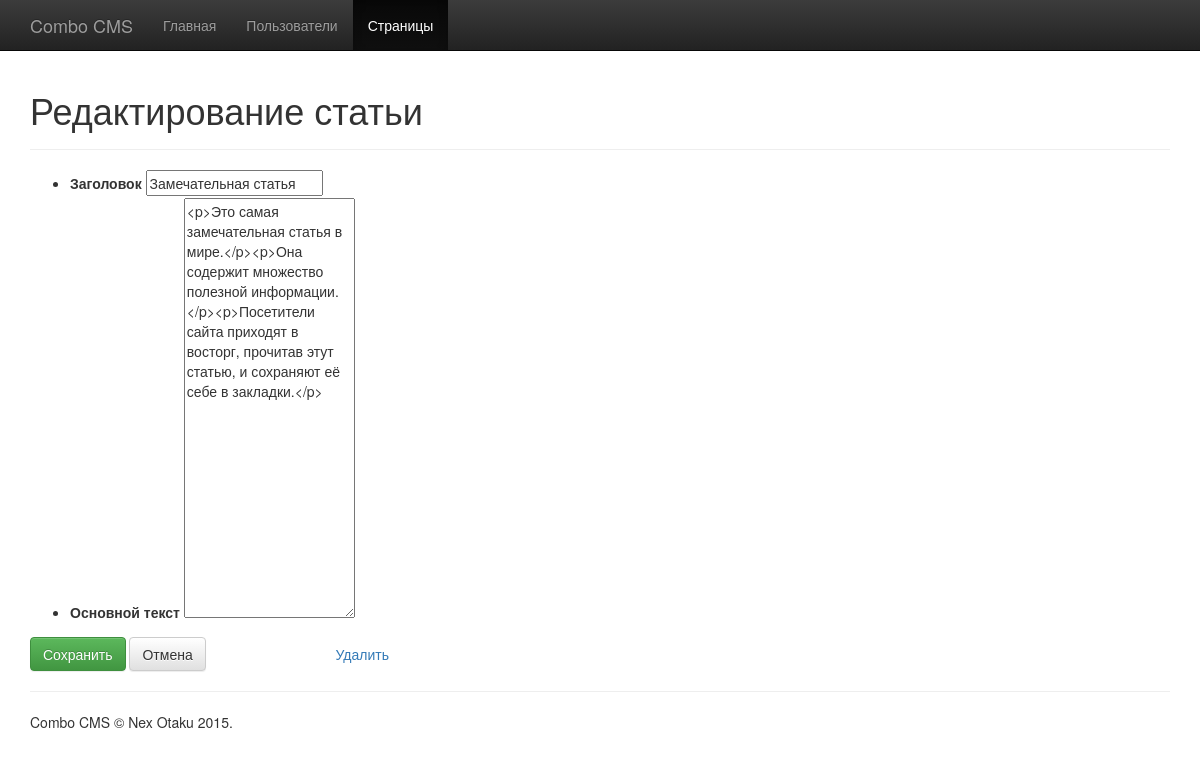
The page /editArticle/9 (signed in) on the database as committed earlier.
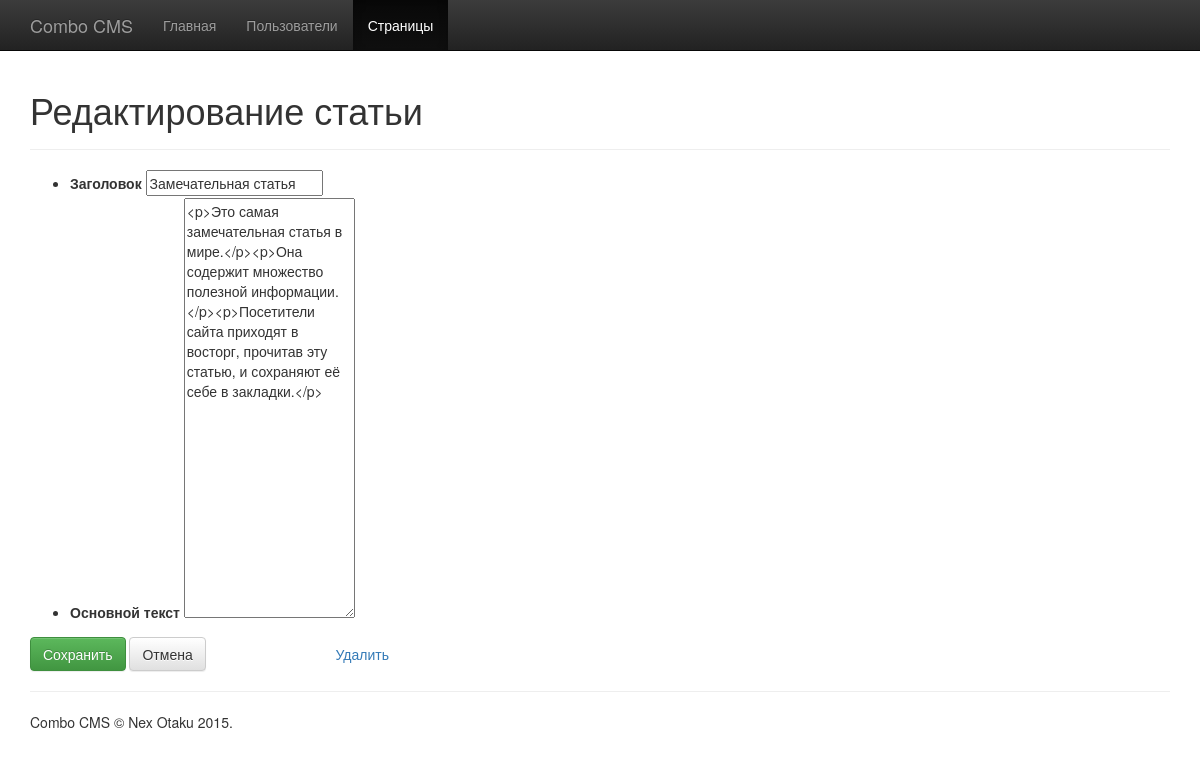
The same page on the database as committed later.
### tables this page shows
CREATE TABLE IF NOT EXISTS `articles` (
  `id` int(10) unsigned NOT NULL AUTO_INCREMENT,
  `title` varchar(255) NOT NULL,
  `content` text NOT NULL,
  PRIMARY KEY (`id`)
);

### library/classes/Route.php (called while the page is built, shortened)
<?php
class Route {
    public $params;
    public function __construct($action, array $params) {
        $this->action = $action;
        $this->params = $params;
    }
    public static function getUrl($action = '', array $values = array()) {
        $url = '/';
        if (!empty($action)) {
            $route = Route::getRouteForAction($action);
            $url .= $action;
            $route->validateParams($values, true);
            if (!empty($route->params)) {
                foreach ($route->params as $option) {
                    $url .= '/' . $values[$option];
                }
            }
        }
        return $url;
    }
    private static $routeList = null;
    public static function getRouteList() {
        if (Route::$routeList === null) {
            $list = array();
            $list[] = new Route(
                    "login",
                    array()
                    );
            $list[] = new Route(
                    "logout",
                    array()
                    );
            $list[] = new Route(
                    "newArticle",
                    array()
                    );
            $list[] = new Route(
                    "editArticle",
                    array('articleId')
                    );
            $list[] = new Route(
                    "deleteArticle",
                    array('articleId')
                    );
            $list[] = new Route(
                    "viewArticle",
                    array('articleId')
                    );
            $list[] = new Route(
                    "archive",
                    array()
                    );
            $list[] = new Route(
                    "newUser",
                    array()
                    );
            $list[] = new Route(
                    "editUser",
                    array('userId')
                    );
            $list[] = new Route(
                    "deleteUser",
                    array('userId')
                    );
            $list[] = new Route(
                    "viewUser",
                    array('userId')
                    );
            $list[] = new Route(
                    "users",
                    array()
                    );
            Route::$routeList = $list;
        }
        return Route::$routeList;
    }
    public static function getRouteForAction($action) {
        $list = Route::getRouteList();
        foreach ($list as $route) {
            if ($route->action == $action) {
                return clone $route;
            }
        }
        return null;
    }
    public static function getCurrentRoute() {
        $uri = urldecode($_SERVER[ "REQUEST_URI" ]);
        $uri = ltrim($uri, '/');
        $uriSplitted = explode('#', $uri);
        $uri = $uriSplitted[0];
        $uriSplitted = explode('?', $uri);
        $uri = $uriSplitted[0];
        $uriSplitted = explode('/', $uri);
        $action = array_shift($uriSplitted);
        $userValues = $uriSplitted;
        $currentRoute = Route::getRouteForAction($action);
        $currentRoute->validateParams($userValues, false);
        if (!empty($currentRoute->params)) {
            $i = 0;
            foreach ($currentRoute->params as $option) {
                $currentRoute->values[$option] = $userValues[$i];
                $i++;
            }
        }
        return $currentRoute;
    }
    private function validateParams(array $userParams, $checkNames = true) {
        $originalParamsCount = empty($this->params) ? 0 : count($this->params);
        $userParamsCount = empty($userParams) ? 0 : count($userParams);
        if (!$checkNames) {
            return;
        }
    }
}

### library/classes/User.php (called while the page is built, shortened)
<?php
class User {
    public static function get() {
        $user = isset($_SESSION['user']) ? $_SESSION['user'] : new User();
        return $user;
    }
    public static function isLoggedIn() {
        return !empty(User::get()->username);
    }
}

### library/classes/Menu.php (called while the page is built, shortened)
<?php
class Menu {
    private $actions;
    private $baseAction;
    public function __construct($label, array $actions = array(), $baseAction) {
        $this->label = $label;
        $this->actions = $actions;
        $this->baseAction = $baseAction;
    }
    private static $menuList = null;
    public static function getMenuList() {
        if (Menu::$menuList === null) {
            $list = array();
            $list[] = new Menu(
                    "Главная",
                    array(''),
                    ''
                    );
            $list[] = new Menu(
                    "Пользователи",
                    array('users'),
                    'users'
                    );
            $list[] = new Menu(
                    "Страницы",
                    array('archive', 'newArticle', 'editArticle', 'deleteArticle', 'viewArticle'),
                    'archive'
                    );
            Menu::$menuList = $list;
        }
        return Menu::$menuList;
    }
    public function isSelected() {
        $pageAction = Route::getCurrentRoute()->action;
        foreach ($this->actions as $action) {
            if ($pageAction == $action) {
                return true;
            }
        }
        return false;
    }
    public function getUrl() {
        return Route::getUrl($this->baseAction);
    }
}

### library/classes/Article.php (called while the page is built, shortened)
<?php
class Article {
    private $title = null;
    public function __construct($data = array()) {
        if (isset($data['id']))
            $this->id = (int) $data['id'];
        if (isset($data['title']))
            $this->title = $data['title'];
        if (isset($data['content']))
            $this->content = $data['content'];
    }
    public static function getById($id) {
        $db = Db::get();
        $sql = "SELECT * FROM articles WHERE id = :id";
        $st = $db->prepare($sql);
        $st->bindValue(":id", $id, PDO::PARAM_INT);
        $st->execute();
        $row = $st->fetch();
        if ($row) {
            return new Article($row);
        }
    }
    public function getTitle() {
        return htmlspecialchars($this->title);
    }
}

### library/templates/admin/editArticle.php (the view, shortened to what this page needs)
<?php include TEMPLATE_PATH . "/include/header.php" ?>
<form action="<?= Route::getUrl($results['formAction'], $results['formActionParams']) ?>" method="post">
    <ul>
        <li>
            <label for="title">Заголовок</label>
            <input type="text" name="title" id="title" placeholder="Название статьи" required autofocus maxlength="255" value="<?php echo $results['article']->getTitle() ?>" />
        </li>
        <li>
            <label for="content">Основной текст</label>
            <textarea name="content" id="content" placeholder="Содержимое статьи" required maxlength="100000" style="height: 30em;"><?php echo htmlspecialchars($results['article']->content) ?></textarea>
        </li>
    </ul>
    <div class="row">
        <div class="col-md-3">
            <div>
                <button class="btn btn-success" type="submit" name="saveChanges">Сохранить</button>
                <button class="btn btn-default" type="submit" formnovalidate name="cancel">Отмена</button>
            </div>
        </div>
        <div class="col-md-2">
            <div>
                <?php if ($results['article']->id) { ?>
                    <a class="btn btn-link" href="<?= Route::getUrl('deleteArticle', array('articleId' => $results['article']->id)) ?>" onclick="return confirm('Вы уверены, что хотите удалить статью?')">Удалить</a>
                <?php } ?>
            </div>
        </div>
    </div>
</form>
<?php
include TEMPLATE_PATH . "/include/footer.php";

### www/index.php (shortened to what this page needs)
<?php
$route = Route::getCurrentRoute();
$action = $route->action;
switch ($action) {
    case 'editArticle':
        editArticle();
        break;
}
function editArticle() {
    $results = array();
    $results['pageTitle'] = "Редактирование статьи";
    $route = Route::getCurrentRoute();
    $results['formAction'] = $route->action;
    $results['formActionParams'] = $route->values;
    if (isset($_POST['saveChanges'])) {
        if (!$article = Article::getById((int) $_POST['articleId'])) {
            Notification::setError('articleNotFound');
            Route::redirectTo();
            return;
        }
        $article->storeFormValues($_POST);
        $article->update();
        Notification::setStatus('changesSaved');
        Route::redirectTo('archive');
    } elseif (isset($_POST['cancel'])) {
        Route::redirectTo('archive');
    } else {
        $results['article'] = Article::getById((int) Route::getCurrentRoute()->values['articleId']);
        require( TEMPLATE_PATH . "/admin/editArticle.php" );
    }
}

### library/templates/include/header.php (shortened to what this page needs)
<!DOCTYPE html>
<html lang="ru">
    <head>
        <link href="/css/bootstrap/bootstrap-3.3.5/css/bootstrap.min.css" rel="stylesheet">
        <link href="/css/bootstrap/bootstrap-3.3.5/css/bootstrap-theme.min.css" rel="stylesheet">
        <link href="/css/combo/common.css" rel="stylesheet">
    </head>
    <body>
        <?php
        if (User::isLoggedIn()) {
            include TEMPLATE_PATH . "/include/top-menu.php";
        }
        ?>
        <div class="container">
            <div class="page-header">
                <h1><?= htmlspecialchars($results['pageTitle']) ?></h1>
            </div>

### library/templates/include/top-menu.php (shortened to what this page needs)
<?php
$menuList = Menu::getMenuList();
if (!empty($menuList)):
    ?>
    <nav class="navbar navbar-inverse navbar-fixed-top">
        <div class="container">
            <div class="navbar-header">
                <a class="navbar-brand" href="/"><?= SITE_NAME ?></a>
            </div>
            <div id="navbar" class="collapse navbar-collapse">
                <ul class="nav navbar-nav">
                <?php foreach ($menuList as $menu): ?>
                    <?php if ($menu->isSelected()): ?>
                        <li class="active"><a href="<?= $menu->getUrl(); ?>"><?= $menu->label; ?></a></li>
                    <?php else: ?>
                        <li><a href="<?= $menu->getUrl(); ?>"><?= $menu->label; ?></a></li>
                    <?php endif; ?>
                <?php endforeach; ?>
                </ul>
            </div>
        </div>
    </nav>
<?php endif; ?>

### library/templates/include/footer.php
            <hr>
            <footer>
                <p><?= SITE_NAME ?> &copy; <?= AUTHOR_NAME ?> 2015.</p>
            </footer>
        </div>
    </body>
</html>

### www/css/combo/common.css (style rules this page uses)
body { padding-top: 50px; }

Rows that differ between the two databases and show on the page:
changed articles "Замечательная статья": content "…приходят в восторг, прочитав этут статью, и сохраняют её…" → "…приходят в восторг, прочитав эту статью, и сохраняют её…"
